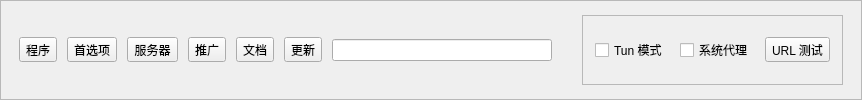
      <widget class="QFrame" name="toolbarPanel">
       <property name="frameShape">
        <enum>QFrame::StyledPanel</enum>
       </property>
       <layout class="QHBoxLayout" name="horizontalLayout_2">
        <property name="spacing">
         <number>10</number>
        </property>
        <property name="leftMargin">
         <number>18</number>
        </property>
        <property name="topMargin">
         <number>14</number>
        </property>
        <property name="rightMargin">
         <number>18</number>
        </property>
        <property name="bottomMargin">
         <number>14</number>
        </property>
          <item>
           <widget class="QToolButton" name="toolButton_program">
              <property name="text">
               <string>程序</string>
              </property>
           <property name="icon">
            <iconset theme="b-system-run">
             <normaloff>.</normaloff>.</iconset>
           </property>
           <property name="iconSize">
            <size>
             <width>18</width>
             <height>18</height>
            </size>
           </property>
           <property name="popupMode">
            <enum>QToolButton::InstantPopup</enum>
           </property>
           <property name="toolButtonStyle">
            <enum>Qt::ToolButtonTextBesideIcon</enum>
           </property>
          </widget>
         </item>
            <item>
             <widget class="QToolButton" name="toolButton_preferences">
              <property name="text">
               <string>首选项</string>
              </property>
           <property name="icon">
            <iconset theme="b-preferences">
             <normaloff>.</normaloff>.</iconset>
           </property>
           <property name="iconSize">
            <size>
             <width>18</width>
             <height>18</height>
            </size>
           </property>
           <property name="popupMode">
            <enum>QToolButton::InstantPopup</enum>
           </property>
           <property name="toolButtonStyle">
            <enum>Qt::ToolButtonTextBesideIcon</enum>
           </property>
          </widget>
         </item>
            <item>
             <widget class="QToolButton" name="toolButton_server">
              <property name="text">
               <string>服务器</string>
              </property>
           <property name="icon">
            <iconset theme="b-network-server">
             <normaloff>.</normaloff>.</iconset>
           </property>
           <property name="iconSize">
            <size>
             <width>18</width>
             <height>18</height>
            </size>
           </property>
           <property name="popupMode">
            <enum>QToolButton::InstantPopup</enum>
           </property>
           <property name="toolButtonStyle">
            <enum>Qt::ToolButtonTextBesideIcon</enum>
           </property>
          </widget>
         </item>
            <item>
             <widget class="QToolButton" name="toolButton_ads">
              <property name="text">
               <string>推广</string>
              </property>
           <property name="icon">
            <iconset theme="b-internet-web-browser">
             <normaloff>.</normaloff>.</iconset>
           </property>
           <property name="iconSize">
            <size>
             <width>18</width>
             <height>18</height>
            </size>
           </property>
           <property name="popupMode">
            <enum>QToolButton::InstantPopup</enum>
           </property>
           <property name="toolButtonStyle">
            <enum>Qt::ToolButtonTextBesideIcon</enum>
           </property>
          </widget>
         </item>
            <item>
             <widget class="QToolButton" name="toolButton_document">
              <property name="text">
               <string>文档</string>
              </property>
           <property name="icon">
            <iconset theme="b-dialog-question">
             <normaloff>.</normaloff>.</iconset>
           </property>
           <property name="iconSize">
            <size>
             <width>18</width>
             <height>18</height>
            </size>
           </property>
           <property name="popupMode">
            <enum>QToolButton::InstantPopup</enum>
           </property>
           <property name="toolButtonStyle">
            <enum>Qt::ToolButtonTextBesideIcon</enum>
           </property>
          </widget>
         </item>
            <item>
             <widget class="QToolButton" name="toolButton_update">
              <property name="text">
               <string>更新</string>
              </property>
           <property name="icon">
            <iconset theme="b-system-software-update">
             <normaloff>.</normaloff>.</iconset>
           </property>
           <property name="iconSize">
            <size>
             <width>18</width>
             <height>18</height>
            </size>
           </property>
           <property name="popupMode">
            <enum>QToolButton::InstantPopup</enum>
           </property>
           <property name="toolButtonStyle">
            <enum>Qt::ToolButtonTextBesideIcon</enum>
           </property>
          </widget>
         </item>
          <item>
           <widget class="QLineEdit" name="search">
            <property name="minimumSize">
             <size>
              <width>220</width>
              <height>0</height>
             </size>
            </property>
            <property name="clearButtonEnabled">
             <bool>true</bool>
            </property>
           </widget>
          </item>
          <item>
           <spacer name="horizontalSpacer_3">
            <property name="orientation">
             <enum>Qt::Horizontal</enum>
            </property>
           <property name="sizeHint" stdset="0">
            <size>
             <width>20</width>
             <height>20</height>
            </size>
           </property>
          </spacer>
         </item>
          <item>
           <widget class="QFrame" name="modePanel">
           <property name="frameShape">
            <enum>QFrame::StyledPanel</enum>
           </property>
           <layout class="QHBoxLayout" name="modePanelLayout">
            <property name="spacing">
             <number>12</number>
            </property>
            <property name="leftMargin">
             <number>12</number>
            </property>
            <property name="topMargin">
             <number>8</number>
            </property>
            <property name="rightMargin">
             <number>12</number>
            </property>
            <property name="bottomMargin">
             <number>8</number>
            </property>
            <item>
             <widget class="QCheckBox" name="checkBox_VPN">
              <property name="sizePolicy">
               <sizepolicy hsizetype="Minimum" vsizetype="Minimum">
                <horstretch>0</horstretch>
                <verstretch>0</verstretch>
               </sizepolicy>
              </property>
               <property name="text">
                <string>Tun 模式</string>
               </property>
             </widget>
            </item>
            <item>
             <widget class="QCheckBox" name="checkBox_SystemProxy">
               <property name="text">
                <string>系统代理</string>
               </property>
           </widget>
          </item>
          <item>
           <widget class="QToolButton" name="toolButton_url_test">
            <property name="text">
             <string>URL 测试</string>
            </property>
            <property name="popupMode">
             <enum>QToolButton::InstantPopup</enum>
            </property>
            <property name="toolButtonStyle">
             <enum>Qt::ToolButtonTextBesideIcon</enum>
            </property>
           </widget>
          </item>
         </layout>
        </widget>
       </item>
         </layout>
       </widget>
